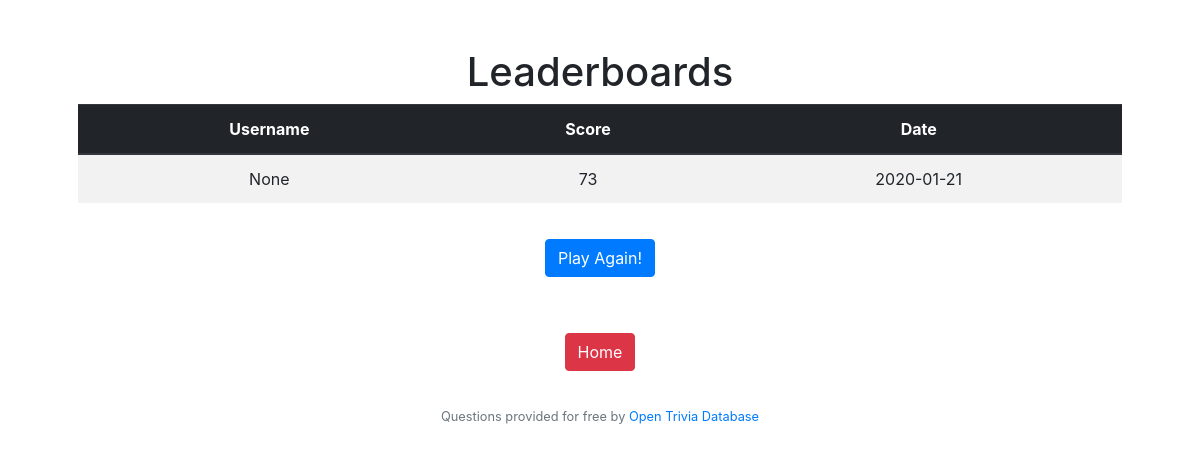
The page /leaderboard on the database as committed earlier.
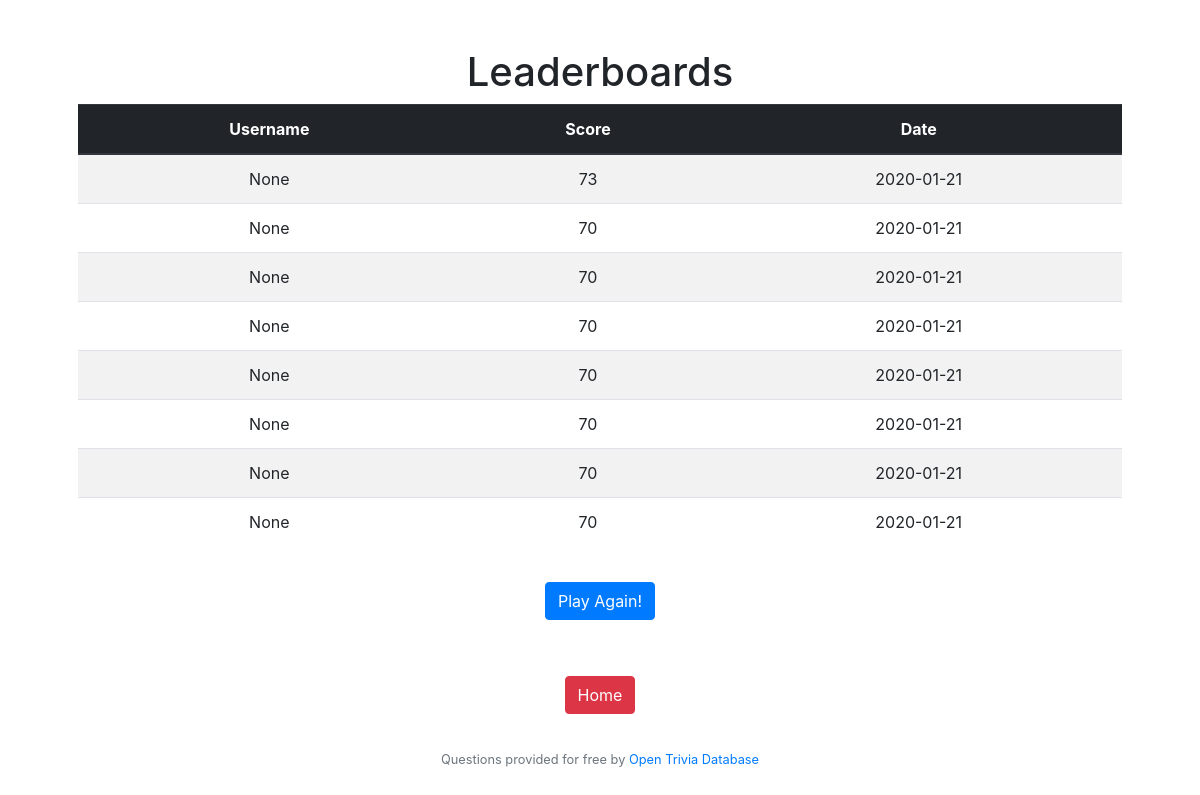
The same page on the database as committed later.
### tables this page shows
CREATE TABLE 'scores' ('id' integer PRIMARY KEY AUTOINCREMENT NOT NULL, 'username' varchar(16), 'score' integer NOT NULL, 'date' date NOT NULL DEFAULT CURRENT_DATE);

### application.py (the view)
@app.route("/leaderboard")
def leaderboard():
    topscores = db.execute("SELECT * FROM scores ORDER BY score")[::-1][:10]
    return render_template("leaderboard.html", scores=topscores)

### application.py (called while the page is built)
@app.after_request
def after_request(response):
    response.headers["Cache-Control"] = "no-cache, no-store, must-revalidate"
    response.headers["Expires"] = 0
    response.headers["Pragma"] = "no-cache"
    return response

### templates/leaderboard.html
{% extends "layout.html" %}
{% block main %}
<h1>Leaderboards</h1>
<table class="table table-striped">
  <thead class="thead-dark">
    <tr>
      <th scope="col">Username</th>
      <th scope="col">Score</th>
      <th scope="col">Date</th>
    </tr>
  </thead>
  <tbody>
    {% for score in scores %}
    <tr>
      <td> {{score.username}} </td>
      <td> {{score.score}}</td></td>
      <td> {{score.date}}</td>
    </tr>
    {% endfor %}
  </tbody>
</table>
<form action="/quiz" method="get">
    <p><button type="submit" class="btn btn-primary">Play Again!</button></p>
</form>
<form action="/" method="get">
    <p><button type="submit" class="btn btn-danger">Home</button></p>
</form>
{% endblock %}

### templates/layout.html (shortened to what this page needs)
<!DOCTYPE HTML>
<html lang="en">
    <head>
        <link href="https://maxcdn.bootstrapcdn.com/bootstrap/4.1.3/css/bootstrap.min.css" rel="stylesheet">
        <link rel="stylesheet" type="text/css" href="/static/styles.css">
    </head>
    <body>
        <main class = "container p-5">
            {% block main %}
            {% endblock %}
            <footer class = "small text-center text-muted">
                Questions provided for free by <a href = "https://opentdb.com/">Open Trivia Database</a>
            </footer>
        </main>
    </body>
</html>

### static/styles.css (style rules this page uses)
main { overflow-x: auto; text-align: center; }
button { margin:20px; }

Rows that differ between the two databases and show on the page:
added scores: username "None", score "70", date "2020-01-21"
added scores: username "None", score "70", date "2020-01-21"
added scores: username "None", score "70", date "2020-01-21"
added scores: username "None", score "70", date "2020-01-21"
added scores: username "None", score "70", date "2020-01-21"
added scores: username "None", score "70", date "2020-01-21"
added scores: username "None", score "70", date "2020-01-21"
